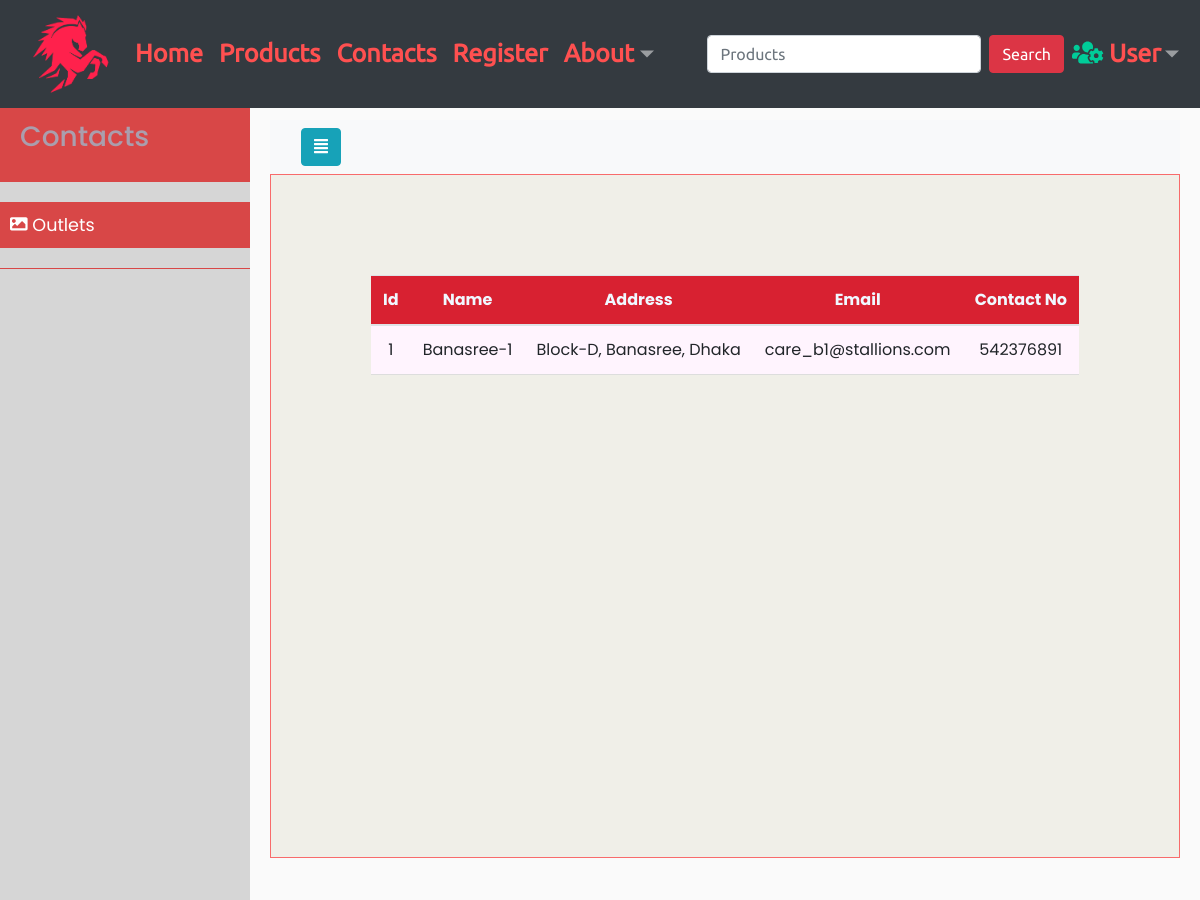
/contact.php?filter, run on the app's committed database.
### tables this page shows
CREATE TABLE `showroom` (
  `sr_id` int(7) NOT NULL,
  `sr_name` varchar(25) NOT NULL,
  `address` varchar(40) NOT NULL,
  `email` varchar(40) NOT NULL,
  `contact_no` varchar(15) NOT NULL
);

### contact.php (the view, shortened to what this page needs)
<!DOCTYPE html>
<html lang="en">
<head>
    <link rel="stylesheet" type="text/css" href="css/bootstrap.min.css">
    <link rel="stylesheet" type="text/css" href="css/fonts.css">
    <link rel="stylesheet" type="text/css" href="css/sidebar.css">
    <link rel="stylesheet" type="text/css" href="css/_table.css">
    <link rel="stylesheet" type="text/css" href="css/jquery.mCustomScrollbar.min.css">
</head>
<body>
<div class="container-fluid">
    <?php
     include_once('navbar.php');
     ?>
     </div>
    <div class="wrapper">
    <nav id="sidebar">
            <div class="sidebar-header">
            <h3>Contacts</h3>
            </div>
            <ul class="list-unstyled components">
            <li class="active">
                    <a href="contact.php?filter">
                        <i class="fas fa-image"></i>
                        Outlets
                    </a>
                </li>
            </ul>
        </nav>
    <div id="content">
<nav class="navbar navbar-expand-lg navbar-light bg-light">
    <div class="container-fluid">
        <button type="button" id="sidebarCollapse" class="btn btn-info">
            <i class="fas fa-align-justify"></i>
        </button>
    </div>
</nav>
<?php
if(isset($_GET['filter'])){
    filter();
}
?>
</div>
</div>
<?php
function filter(){
    $db = mysqli_connect(dbhost,dbuser,dbpass,database);
    $sql = "SELECT * FROM showroom";
    if($result = mysqli_query($db, $sql)){
        if(mysqli_num_rows($result) > 0){
            echo '<div class="container-fluid center" style="text-align:center;">';
            echo '<div class="table-responsive">';
            echo '<table class="table">';
            echo '<thead>';
                echo "<tr>";
                    echo "<th>Id</th>";
                    echo "<th>Name</th>";
                    echo "<th>Address</th>";
                    echo "<th>Email</th>";
                    echo "<th>Contact No</th>";
                echo "</tr>";
            echo '</thead>';
            echo '<tbody>';
            while($row = mysqli_fetch_array($result)){
                echo "<tr>";
                    echo "<td>" . $row['sr_id'] . "</td>";
                    echo "<td>" . $row['sr_name'] . "</td>";
                    echo "<td>" . $row['address'] . "</td>";
                    echo "<td>" . $row['email'] . "</td>";
                    echo "<td>" . $row['contact_no'] . "</td>";
                echo "</tr>";
            }
            echo '</tbody>';
            echo "</table>";
            echo '</div>';
            echo "</div>";
        } else{
            echo "No records matching your query were found.";
        }
    } else{
        echo "ERROR: Could not able to execute $sql. " . mysqli_error($db);
    }
}
?>
</body>
</html>

### css/sidebar.css (style rules this page uses)
body { font-family: 'Poppins', sans-serif; background: #fafafa; padding-top: 100px; }
a, a:hover, a:focus { color: inherit; text-decoration: none; transition: all 0.3s; }
.wrapper { display: flex; align-items: stretch; }
#sidebar { min-width: 250px; max-width: 250px; background: rgb(214, 214, 214); color: rgb(170, 158, 173); transition: all 0.3s; }
#sidebar ul li a { text-align: left; }
#sidebar .sidebar-header { padding: 20px; background: #d84747; }
#sidebar ul.components { padding: 20px 0; border-bottom: 1px solid #d84747; }
#sidebar ul li a { padding: 10px; font-size: 1.1em; display: block; }
#sidebar ul li.active>a, a[aria-expanded="true"] { color: rgb(255, 255, 255); background: #d84747; }
#content { width: 100%; padding: 20px; min-height: 100vh; transition: all 0.3s; }

### css/_table.css (style rules this page uses)
table { width: 100%; border-collapse: collapse; overflow-x:auto; text-align:left; margin-left: auto; margin-right: auto; float: top; }
th,td { text-align: center; padding: 8px; }
tr:nth-child(odd) { background-color: #fff4fe; border-bottom: 1px solid #ddd; }
th { background-color: #d82131; -webkit-text-fill-color: aliceblue; border-bottom: 1px solid #ddd; border-top: 1px solid #ddd; }
.center { margin: auto; width: 100%; height: 90%; background-color: #f0efe8; border: 1px solid rgb(248, 107, 107); text-align:center; padding: 100px; }

### data on the page
showroom: sr_id "1", sr_name "Banasree-1", address "Block-D, Banasree, Dhaka", email "care_b1@stallions.com", contact_no "542376891"
